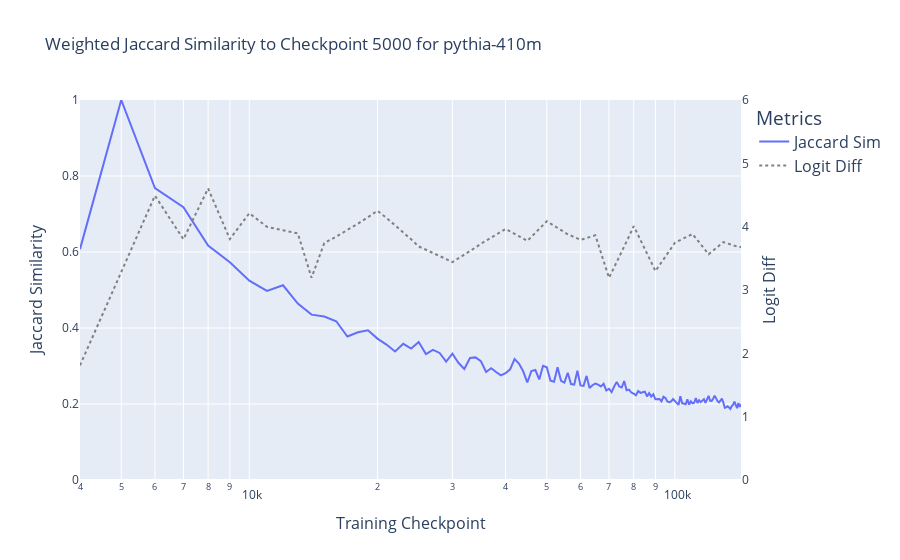

Here is the notebook cell this chart was saved with:
### Code cell
comparison_checkpoint = 5000 
jaccard_reference_results = compute_weighted_jaccard_similarity_to_reference(in_circuit_df, comparison_checkpoint)
plot_graph_metric(
    jaccard_reference_results, 
    'jaccard_similarity', 
    perf_metric_dict, 
    f'Weighted Jaccard Similarity to Checkpoint {comparison_checkpoint} for {MODEL_NAME}', 
    y_ranges=((0, 1), (0, 6)), 
    left_y_title="Jaccard Similarity", 
    x_axis_col='checkpoint', 
    log_x=True,
    metric_legend_name="Jaccard Sim",
    output_path = "/mnt/hdd-0/circuits-over-time/results/plots/graph_metrics/"
)

### Figure 1 — Plotly figure (JSON) as saved in the notebook; plotly's stock layout.template omitted (floating-point values rounded to 4 significant figures; data arrays with more than 128 entries replaced by an {"elided": "..."} marker saying what was removed)
{"data": [{"hovertemplate": "variable=Jaccard Sim<br>checkpoint=%{x}<br>value=%{y}<extra></extra>", "legendgroup": "Jaccard Sim", "line": {"color": "#636efa", "dash": "solid"}, "marker": {"symbol": "circle"}, "mode": "lines", "name": "Jaccard Sim", "orientation": "v", "showlegend": true, "type": "scatter", "x": {"elided": "140 int values"}, "xaxis": "x", "y": {"elided": "140 float values"}, "yaxis": "y"}, {"line": {"color": "gray", "dash": "dot", "width": 2}, "mode": "lines", "name": "Logit Diff", "type": "scatter", "x": {"elided": "140 int values"}, "y": {"elided": "140 float values"}, "yaxis": "y2"}], "layout": {"legend": {"font": {"size": 16}, "title": {"text": "Metrics"}, "tracegroupgap": 0}, "title": {"text": "Weighted Jaccard Similarity to Checkpoint 5000 for pythia-410m"}, "xaxis": {"anchor": "y", "domain": [0, 1], "title": {"font": {"size": 16}, "text": "Training Checkpoint"}, "type": "log"}, "yaxis": {"anchor": "x", "domain": [0, 1], "range": [0, 1], "title": {"font": {"size": 16}, "text": "Jaccard Similarity"}}, "yaxis2": {"overlaying": "y", "range": [0, 6], "showgrid": false, "side": "right", "title": {"font": {"size": 16}, "text": "Logit Diff"}}}}
